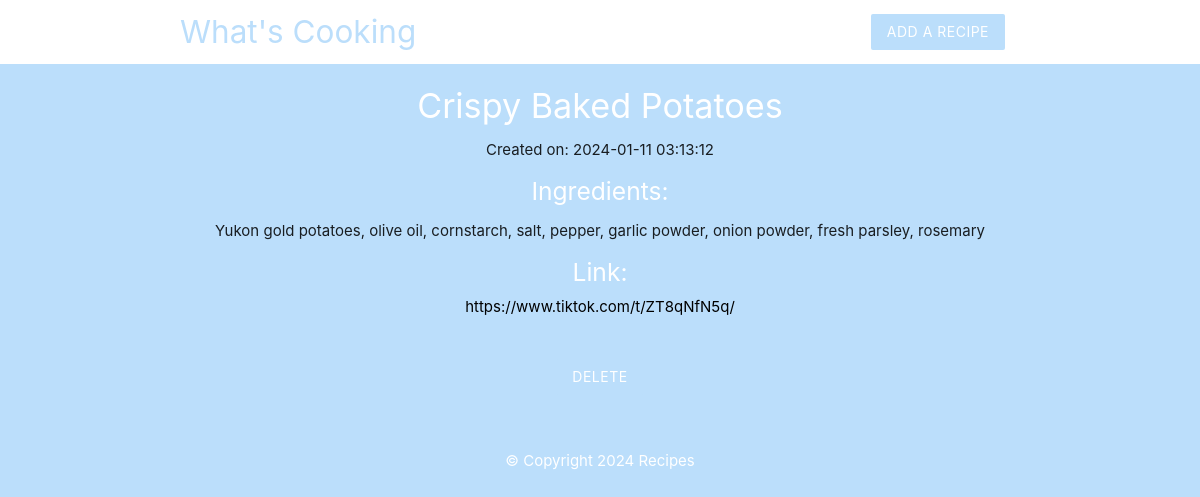
Page /details.php?id=1 on the committed database.
### tables this page shows
CREATE TABLE `recipes` (
  `id` int(11) NOT NULL,
  `title` varchar(255) NOT NULL,
  `ingredients` varchar(255) NOT NULL,
  `link` varchar(255) NOT NULL,
  `created_at` timestamp NOT NULL DEFAULT current_timestamp()
);

### details.php (the view, shortened to what this page needs)
<?php
include("config/db_connect.php");
if(isset($_GET["id"])){
    $id = mysqli_real_escape_string($conn, $_GET["id"]);
    $sql = "SELECT * FROM recipes WHERE id = $id";
    $result = mysqli_query($conn, $sql);
    $recipe = mysqli_fetch_assoc($result);
}
?>
<!DOCTYPE html>
<html>
    <?php include('templates/header.php'); ?>
    <div class="container center">
        <?php  if($recipe): ?>
            <h4><?php echo htmlspecialchars($recipe['title']);?></h4>
            <p>Created on: <?php echo date($recipe['created_at']); ?></p>
            <h5>Ingredients:</h5>
            <p><?php echo htmlspecialchars($recipe['ingredients']);?></p>
            <h5>Link:</h5>
            <a href = "<?php echo htmlspecialchars($recipe['link']);?>" target="_blank"><?php echo htmlspecialchars($recipe['link']);?></href>
            <form action="details.php" method="POST">
                <input type = "submit" name  = "delete" value = "Delete" class = "btn brand z-depth-0">
            </form>
        <?php else: ?>
            <h5>That recipe does not exist in our database!</h5>
        <?php endif; ?>
    </div>
	<?php include('templates/footer.php'); ?>
</html>

### templates/header.php (style rules this page uses)
.brand { background: #bbdefb !important; }
form { max-width: 460px; margin: 20px auto; padding: 20px; }
h4 { color: white; }
h5 { color: white; }
a { color: black; }

### rows in the picture
recipes: title "Crispy Baked Potatoes", created_at "2024-01-11 03:13:12", ingredients "Yukon gold potatoes, olive oil, cornstarch, salt, pepper, garlic powder, onion powder, fresh parsley, rosemary", link "https://www.tiktok.com/t/ZT8qNfN5q/"
